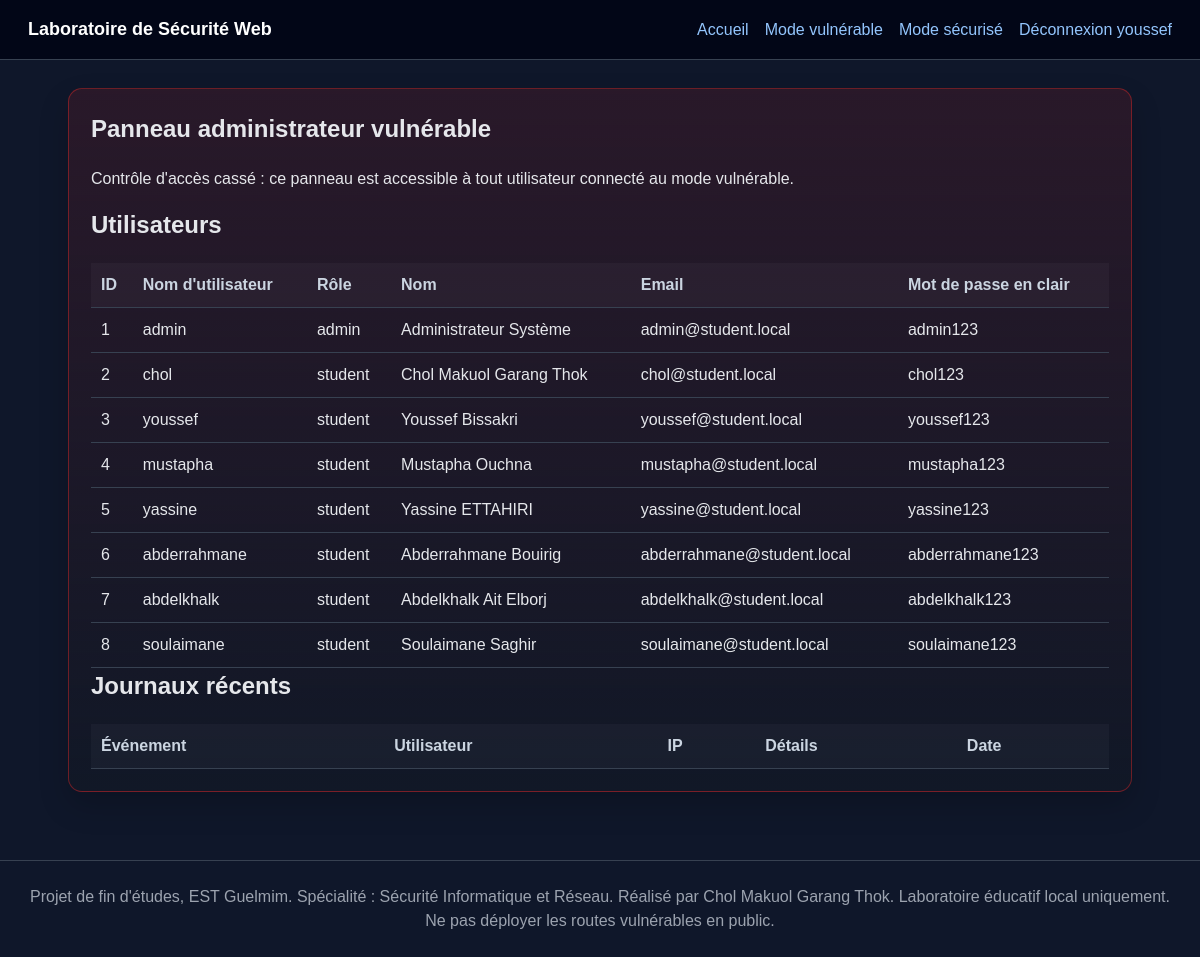
The page /vuln/admin (signed in) on the database its author committed.
### tables this page shows
CREATE TABLE users (
            id INTEGER PRIMARY KEY AUTOINCREMENT,
            username TEXT UNIQUE NOT NULL,
            password_plain TEXT,
            password_hash TEXT,
            role TEXT NOT NULL DEFAULT 'student',
            full_name TEXT NOT NULL,
            email TEXT NOT NULL,
            bio TEXT DEFAULT ''
        );

### app.py (the view)
@app.route("/vuln/admin")
@login_required("vuln")
def vuln_admin():
    users = get_db().execute("SELECT id, username, role, full_name, email, password_plain FROM users ORDER BY id").fetchall()
    logs = get_db().execute("SELECT * FROM audit_logs ORDER BY id DESC LIMIT 20").fetchall()
    return render_template("vuln_admin.html", users=users, logs=logs)

### app.py (called while the page is built)
def get_db():
    if "db" not in g:
        g.db = sqlite3.connect(app.config["DATABASE"])
        g.db.row_factory = sqlite3.Row
    return g.db

@app.before_request
def ensure_db_exists():
    if not DB_PATH.exists():
        init_db(reset=False)

@app.after_request
def add_security_headers(response):
    response.headers.setdefault("X-Content-Type-Options", "nosniff")
    response.headers.setdefault("X-Frame-Options", "DENY")
    response.headers.setdefault("Referrer-Policy", "strict-origin-when-cross-origin")
    if request.path.startswith("/secure"):
        response.headers.setdefault("Content-Security-Policy", "default-src 'self'; img-src 'self' data:; style-src 'self' 'unsafe-inline'")
    return response

def login_required(mode=None):
    def decorator(view):
        @wraps(view)
        def wrapped(*args, **kwargs):
            if not session.get("user_id"):
                flash("Veuillez vous connecter d’abord.", "warning")
                target = "vuln_login" if mode == "vuln" else "secure_login"
                return redirect(url_for(target))
            if mode and session.get("mode") != mode:
                flash("Veuillez vous connecter au bon mode du laboratoire.", "warning")
                target = "vuln_login" if mode == "vuln" else "secure_login"
                return redirect(url_for(target))
            return view(*args, **kwargs)
        return wrapped
    return decorator

### Laboratoire de Sécurité Web/templates/vuln_admin.html (shortened to what this page needs)
{% extends "base.html" %}
{% block content %}
<section class="card danger-card">
    <h1>Panneau administrateur vulnérable</h1>
    <p>Contrôle d'accès cassé : ce panneau est accessible à tout utilisateur connecté au mode vulnérable.</p>
    <h2>Utilisateurs</h2>
    <table>
        <thead><tr><th>ID</th><th>Nom d'utilisateur</th><th>Rôle</th><th>Nom</th><th>Email</th><th>Mot de passe en clair</th></tr></thead>
        <tbody>{% for u in users %}<tr><td>{{ u['id'] }}</td><td>{{ u['username'] }}</td><td>{{ u['role'] }}</td><td>{{ u['full_name'] }}</td><td>{{ u['email'] }}</td><td>{{ u['password_plain'] }}</td></tr>{% endfor %}</tbody>
    </table>
    <h2>Journaux récents</h2>
    <table>
        <thead><tr><th>Événement</th><th>Utilisateur</th><th>IP</th><th>Détails</th><th>Date</th></tr></thead>
    </table>
</section>
{% endblock %}

### Laboratoire de Sécurité Web/templates/base.html (shortened to what this page needs)
<!doctype html>
<html lang="fr">
<head>
    <link rel="stylesheet" href="{{ url_for('static', filename='style.css') }}">
</head>
<body>
<header class="topbar">
    <div class="brand"><a href="{{ url_for('index') }}">Laboratoire de Sécurité Web</a></div>
    <nav>
        <a href="{{ url_for('index') }}">Accueil</a>
        <a href="{{ url_for('vuln_login') }}">Mode vulnérable</a>
        <a href="{{ url_for('secure_login') }}">Mode sécurisé</a>
        {% if session.get('user_id') %}
            <a href="{{ url_for('logout') }}">Déconnexion {{ session.get('username') }}</a>
        {% endif %}
    </nav>
</header>
<main class="container">
    {% block content %}{% endblock %}
</main>
<footer class="footer">
    Projet de fin d'études, EST Guelmim. Spécialité : Sécurité Informatique et Réseau. Réalisé par Chol Makuol Garang Thok. Laboratoire éducatif local uniquement. Ne pas déployer les routes vulnérables en public.
</footer>
</body>
</html>

### Laboratoire de Sécurité Web/static/style.css (style rules this page uses)
:root { --bg: #0f172a; --panel: #111827; --panel2: #1f2937; --text: #e5e7eb; --muted: #9ca3af; --line: #374151; --safe: #16a34a; --safe2: rgba(22, 163, 74, .12); --danger: #dc2626; --danger2: rgba(220, 38, 38, .13); --blue: #2563eb; }
* { box-sizing: border-box; }
body { margin: 0; font-family: Arial, Helvetica, sans-serif; background: var(--bg); color: var(--text); line-height: 1.5; }
a { color: #93c5fd; text-decoration: none; }
.topbar { display: flex; justify-content: space-between; align-items: center; padding: 16px 28px; background: #020617; border-bottom: 1px solid var(--line); position: sticky; top: 0; }
.brand a { color: white; font-weight: 800; font-size: 18px; }
nav { display: flex; gap: 16px; flex-wrap: wrap; }
.container { max-width: 1120px; margin: 0 auto; padding: 28px; }
h1, h2, h3 { margin-top: 0; }
.card, .lab-header { background: var(--panel); border: 1px solid var(--line); border-radius: 14px; padding: 22px; box-shadow: 0 14px 30px rgba(0,0,0,.18); margin-bottom: 20px; }
.danger-card { border-color: rgba(220, 38, 38, .45); background: linear-gradient(180deg, var(--danger2), var(--panel)); }
table { width: 100%; border-collapse: collapse; margin-top: 12px; overflow: hidden; }
th, td { border-bottom: 1px solid var(--line); padding: 10px; text-align: left; vertical-align: top; }
th { color: #cbd5e1; background: rgba(255,255,255,.03); }
.footer { color: var(--muted); text-align: center; padding: 24px; border-top: 1px solid var(--line); margin-top: 20px; }

### rows shown on the page
users: get "youssef", id "3", username "youssef", role "student", full_name "Youssef Bissakri", email "youssef@student.local", password_plain "youssef123"
users: id "1", username "admin", role "admin", full_name "Administrateur Système", email "admin@student.local", password_plain "admin123"
users: id "2", username "chol", role "student", full_name "Chol Makuol Garang Thok", email "chol@student.local", password_plain "chol123"
users: id "4", username "mustapha", role "student", full_name "Mustapha Ouchna", email "mustapha@student.local", password_plain "mustapha123"
users: id "5", username "yassine", role "student", full_name "Yassine ETTAHIRI", email "yassine@student.local", password_plain "yassine123"
users: id "6", username "abderrahmane", role "student", full_name "Abderrahmane Bouirig", email "abderrahmane@student.local", password_plain "abderrahmane123"
users: id "7", username "abdelkhalk", role "student", full_name "Abdelkhalk Ait Elborj", email "abdelkhalk@student.local", password_plain "abdelkhalk123"
users: id "8", username "soulaimane", role "student", full_name "Soulaimane Saghir", email "soulaimane@student.local", password_plain "soulaimane123"
